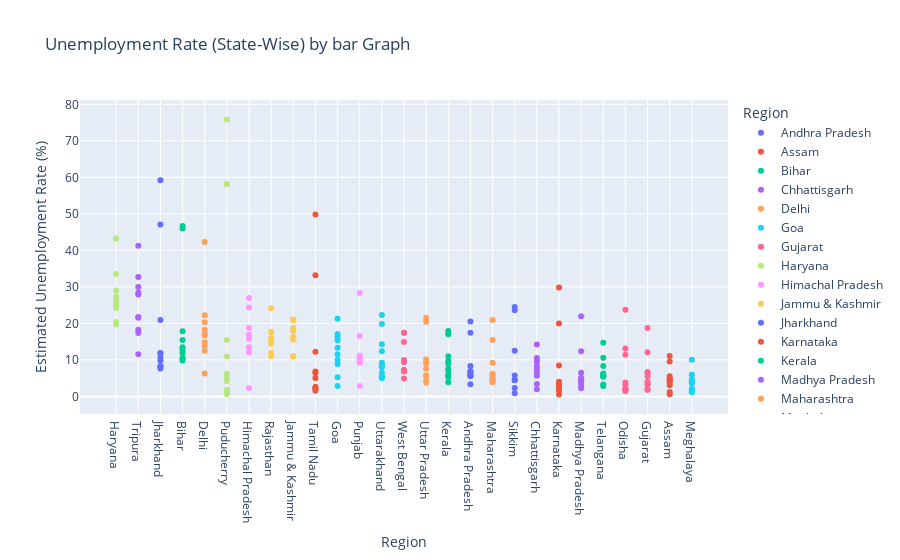

Notebook source saved alongside this figure:
### Code cell
fg=px.scatter(df,x="Region",y=" Estimated Unemployment Rate (%)",color="Region",title="Unemployment Rate (State-Wise) by bar Graph",template="plotly")
fg.update_layout(xaxis={"categoryorder":"total descending"})
fg.show()

### Figure 1 — Plotly figure (JSON) as saved in the notebook; plotly's stock layout.template omitted (floating-point values rounded to 4 significant figures)
{"data": [{"hovertemplate": "Region=%{x}<br> Estimated Unemployment Rate (%)=%{y}<extra></extra>", "legendgroup": "Andhra Pradesh", "marker": {"color": "#636efa", "symbol": "circle"}, "mode": "markers", "name": "Andhra Pradesh", "orientation": "v", "showlegend": true, "type": "scatter", "x": ["Andhra Pradesh", "Andhra Pradesh", "Andhra Pradesh", "Andhra Pradesh", "Andhra Pradesh", "Andhra Pradesh", "Andhra Pradesh", "Andhra Pradesh", "Andhra Pradesh", "Andhra Pradesh"], "xaxis": "x", "y": [5.48, 5.83, 5.79, 20.51, 17.43, 3.31, 8.34, 6.96, 6.4, 6.59], "yaxis": "y"}, {"hovertemplate": "Region=%{x}<br> Estimated Unemployment Rate (%)=%{y}<extra></extra>", "legendgroup": "Assam", "marker": {"color": "#EF553B", "symbol": "circle"}, "mode": "markers", "name": "Assam", "orientation": "v", "showlegend": true, "type": "scatter", "x": ["Assam", "Assam", "Assam", "Assam", "Assam", "Assam", "Assam", "Assam", "Assam", "Assam"], "xaxis": "x", "y": [4.66, 4.41, 4.77, 11.06, 9.55, 0.6, 3.77, 5.53, 1.19, 3.02], "yaxis": "y"}, {"hovertemplate": "Region=%{x}<br> Estimated Unemployment Rate (%)=%{y}<extra></extra>", "legendgroup": "Bihar", "marker": {"color": "#00cc96", "symbol": "circle"}, "mode": "markers", "name": "Bihar", "orientation": "v", "showlegend": true, "type": "scatter", "x": ["Bihar", "Bihar", "Bihar", "Bihar", "Bihar", "Bihar", "Bihar", "Bihar", "Bihar", "Bihar"], "xaxis": "x", "y": [10.61, 10.29, 15.43, 46.64, 45.96, 17.82, 12.79, 13.44, 11.91, 9.82], "yaxis": "y"}, {"hovertemplate": "Region=%{x}<br> Estimated Unemployment Rate (%)=%{y}<extra></extra>", "legendgroup": "Chhattisgarh", "marker": {"color": "#ab63fa", "symbol": "circle"}, "mode": "markers", "name": "Chhattisgarh", "orientation": "v", "showlegend": true, "type": "scatter", "x": ["Chhattisgarh", "Chhattisgarh", "Chhattisgarh", "Chhattisgarh", "Chhattisgarh", "Chhattisgarh", "Chhattisgarh", "Chhattisgarh", "Chhattisgarh", "Chhattisgarh"], "xaxis": "x", "y": [9.65, 8.38, 7.54, 3.41, 10.5, 14.23, 10.27, 5.63, 1.96, 6.62], "yaxis": "y"}, {"hovertemplate": "Region=%{x}<br> Estimated Unemployment Rate (%)=%{y}<extra></extra>", "legendgroup": "Delhi", "marker": {"color": "#FFA15A", "symbol": "circle"}, "mode": "markers", "name": "Delhi", "orientation": "v", "showlegend": true, "type": "scatter", "x": ["Delhi", "Delhi", "Delhi", "Delhi", "Delhi", "Delhi", "Delhi", "Delhi", "Delhi", "Delhi"], "xaxis": "x", "y": [22.23, 14.84, 17.04, 16.68, 42.27, 18.19, 20.3, 13.79, 12.53, 6.27], "yaxis": "y"}, {"hovertemplate": "Region=%{x}<br> Estimated Unemployment Rate (%)=%{y}<extra></extra>", "legendgroup": "Goa", "marker": {"color": "#19d3f3", "symbol": "circle"}, "mode": "markers", "name": "Goa", "orientation": "v", "showlegend": true, "type": "scatter", "x": ["Goa", "Goa", "Goa", "Goa", "Goa", "Goa", "Goa", "Goa", "Goa", "Goa"], "xaxis": "x", "y": [8.89, 2.81, 5.25, 13.31, 21.25, 9.96, 17.07, 16.21, 15.38, 11.54], "yaxis": "y"}, {"hovertemplate": "Region=%{x}<br> Estimated Unemployment Rate (%)=%{y}<extra></extra>", "legendgroup": "Gujarat", "marker": {"color": "#FF6692", "symbol": "circle"}, "mode": "markers", "name": "Gujarat", "orientation": "v", "showlegend": true, "type": "scatter", "x": ["Gujarat", "Gujarat", "Gujarat", "Gujarat", "Gujarat", "Gujarat", "Gujarat", "Gujarat", "Gujarat", "Gujarat"], "xaxis": "x", "y": [5.54, 6.38, 6.66, 18.71, 12.11, 3.2, 1.84, 1.87, 3.42, 4.03], "yaxis": "y"}, {"hovertemplate": "Region=%{x}<br> Estimated Unemployment Rate (%)=%{y}<extra></extra>", "legendgroup": "Haryana", "marker": {"color": "#B6E880", "symbol": "circle"}, "mode": "markers", "name": "Haryana", "orientation": "v", "showlegend": true, "type": "scatter", "x": ["Haryana", "Haryana", "Haryana", "Haryana", "Haryana", "Haryana", "Haryana", "Haryana", "Haryana", "Haryana"], "xaxis": "x", "y": [20.34, 25.77, 25.05, 43.22, 29.02, 26.7, 24.18, 33.5, 19.68, 27.31], "yaxis": "y"}, {"hovertemplate": "Region=%{x}<br> Estimated Unemployment Rate (%)=%{y}<extra></extra>", "legendgroup": "Himachal Pradesh", "marker": {"color": "#FF97FF", "symbol": "circle"}, "mode": "markers", "name": "Himachal Pradesh", "orientation": "v", "showlegend": true, "type": "scatter", "x": ["Himachal Pradesh", "Himachal Pradesh", "Himachal Pradesh", "Himachal Pradesh", "Himachal Pradesh", "Himachal Pradesh", "Himachal Pradesh", "Himachal Pradesh", "Himachal Pradesh", "Himachal Pradesh"], "xaxis": "x", "y": [16.83, 16.84, 18.76, 2.2, 26.95, 13.47, 24.31, 15.79, 12.04, 13.46], "yaxis": "y"}, {"hovertemplate": "Region=%{x}<br> Estimated Unemployment Rate (%)=%{y}<extra></extra>", "legendgroup": "Jammu & Kashmir", "marker": {"color": "#FECB52", "symbol": "circle"}, "mode": "markers", "name": "Jammu & Kashmir", "orientation": "v", "showlegend": true, "type": "scatter", "x": ["Jammu & Kashmir", "Jammu & Kashmir", "Jammu & Kashmir", "Jammu & Kashmir", "Jammu & Kashmir", "Jammu & Kashmir", "Jammu & Kashmir", "Jammu & Kashmir", "Jammu & Kashmir"], "xaxis": "x", "y": [21.08, 20.78, 15.5, 18.74, 17.92, 10.88, 11.09, 16.17, 16.14], "yaxis": "y"}, {"hovertemplate": "Region=%{x}<br> Estimated Unemployment Rate (%)=%{y}<extra></extra>", "legendgroup": "Jharkhand", "marker": {"color": "#636efa", "symbol": "circle"}, "mode": "markers", "name": "Jharkhand", "orientation": "v", "showlegend": true, "type": "scatter", "x": ["Jharkhand", "Jharkhand", "Jharkhand", "Jharkhand", "Jharkhand", "Jharkhand", "Jharkhand", "Jharkhand", "Jharkhand", "Jharkhand"], "xaxis": "x", "y": [10.61, 11.85, 8.23, 47.09, 59.23, 20.95, 7.63, 9.76, 8.24, 11.8], "yaxis": "y"}, {"hovertemplate": "Region=%{x}<br> Estimated Unemployment Rate (%)=%{y}<extra></extra>", "legendgroup": "Karnataka", "marker": {"color": "#EF553B", "symbol": "circle"}, "mode": "markers", "name": "Karnataka", "orientation": "v", "showlegend": true, "type": "scatter", "x": ["Karnataka", "Karnataka", "Karnataka", "Karnataka", "Karnataka", "Karnataka", "Karnataka", "Karnataka", "Karnataka", "Karnataka"], "xaxis": "x", "y": [2.86, 3.61, 3.46, 29.84, 19.97, 8.44, 4.01, 0.5, 2.41, 1.58], "yaxis": "y"}, {"hovertemplate": "Region=%{x}<br> Estimated Unemployment Rate (%)=%{y}<extra></extra>", "legendgroup": "Kerala", "marker": {"color": "#00cc96", "symbol": "circle"}, "mode": "markers", "name": "Kerala", "orientation": "v", "showlegend": true, "type": "scatter", "x": ["Kerala", "Kerala", "Kerala", "Kerala", "Kerala", "Kerala", "Kerala", "Kerala", "Kerala", "Kerala"], "xaxis": "x", "y": [5.31, 7.6, 8.99, 16.99, 17.88, 9.71, 7.09, 10.98, 5.91, 3.88], "yaxis": "y"}, {"hovertemplate": "Region=%{x}<br> Estimated Unemployment Rate (%)=%{y}<extra></extra>", "legendgroup": "Madhya Pradesh", "marker": {"color": "#ab63fa", "symbol": "circle"}, "mode": "markers", "name": "Madhya Pradesh", "orientation": "v", "showlegend": true, "type": "scatter", "x": ["Madhya Pradesh", "Madhya Pradesh", "Madhya Pradesh", "Madhya Pradesh", "Madhya Pradesh", "Madhya Pradesh", "Madhya Pradesh", "Madhya Pradesh", "Madhya Pradesh", "Madhya Pradesh"], "xaxis": "x", "y": [4.11, 4.57, 2.22, 12.36, 21.98, 6.48, 5.08, 4.7, 3.91, 3.13], "yaxis": "y"}, {"hovertemplate": "Region=%{x}<br> Estimated Unemployment Rate (%)=%{y}<extra></extra>", "legendgroup": "Maharashtra", "marker": {"color": "#FFA15A", "symbol": "circle"}, "mode": "markers", "name": "Maharashtra", "orientation": "v", "showlegend": true, "type": "scatter", "x": ["Maharashtra", "Maharashtra", "Maharashtra", "Maharashtra", "Maharashtra", "Maharashtra", "Maharashtra", "Maharashtra", "Maharashtra", "Maharashtra"], "xaxis": "x", "y": [4.95, 4.69, 5.79, 20.9, 15.46, 9.23, 3.89, 6.23, 4.55, 4.1], "yaxis": "y"}, {"hovertemplate": "Region=%{x}<br> Estimated Unemployment Rate (%)=%{y}<extra></extra>", "legendgroup": "Meghalaya", "marker": {"color": "#19d3f3", "symbol": "circle"}, "mode": "markers", "name": "Meghalaya", "orientation": "v", "showlegend": true, "type": "scatter", "x": ["Meghalaya", "Meghalaya", "Meghalaya", "Meghalaya", "Meghalaya", "Meghalaya", "Meghalaya", "Meghalaya", "Meghalaya", "Meghalaya"], "xaxis": "x", "y": [1.66, 3.59, 1.58, 10.03, 5.92, 1.15, 2.1, 3.74, 4.29, 4.6], "yaxis": "y"}, {"hovertemplate": "Region=%{x}<br> Estimated Unemployment Rate (%)=%{y}<extra></extra>", "legendgroup": "Odisha", "marker": {"color": "#FF6692", "symbol": "circle"}, "mode": "markers", "name": "Odisha", "orientation": "v", "showlegend": true, "type": "scatter", "x": ["Odisha", "Odisha", "Odisha", "Odisha", "Odisha", "Odisha", "Odisha", "Odisha", "Odisha", "Odisha"], "xaxis": "x", "y": [1.9, 3.12, 13.08, 23.76, 11.41, 3.77, 1.88, 1.42, 2.1, 2.18], "yaxis": "y"}, {"hovertemplate": "Region=%{x}<br> Estimated Unemployment Rate (%)=%{y}<extra></extra>", "legendgroup": "Puducherry", "marker": {"color": "#B6E880", "symbol": "circle"}, "mode": "markers", "name": "Puducherry", "orientation": "v", "showlegend": true, "type": "scatter", "x": ["Puducherry", "Puducherry", "Puducherry", "Puducherry", "Puducherry", "Puducherry", "Puducherry", "Puducherry", "Puducherry", "Puducherry"], "xaxis": "x", "y": [0.58, 1.76, 1.2, 75.85, 58.19, 4.24, 15.47, 5.05, 10.9, 6.18], "yaxis": "y"}, {"hovertemplate": "Region=%{x}<br> Estimated Unemployment Rate (%)=%{y}<extra></extra>", "legendgroup": "Punjab", "marker": {"color": "#FF97FF", "symbol": "circle"}, "mode": "markers", "name": "Punjab", "orientation": "v", "showlegend": true, "type": "scatter", "x": ["Punjab", "Punjab", "Punjab", "Punjab", "Punjab", "Punjab", "Punjab", "Punjab", "Punjab", "Punjab"], "xaxis": "x", "y": [11.11, 10.97, 10.32, 2.86, 28.33, 16.55, 9.19, 10.99, 9.61, 9.88], "yaxis": "y"}, {"hovertemplate": "Region=%{x}<br> Estimated Unemployment Rate (%)=%{y}<extra></extra>", "legendgroup": "Rajasthan", "marker": {"color": "#FECB52", "symbol": "circle"}, "mode": "markers", "name": "Rajasthan", "orientation": "v", "showlegend": true, "type": "scatter", "x": ["Rajasthan", "Rajasthan", "Rajasthan", "Rajasthan", "Rajasthan", "Rajasthan", "Rajasthan", "Rajasthan", "Rajasthan", "Rajasthan"], "xaxis": "x", "y": [10.97, 15.16, 11.9, 17.7, 15.74, 14.39, 15.81, 17.51, 15.35, 24.15], "yaxis": "y"}, {"hovertemplate": "Region=%{x}<br> Estimated Unemployment Rate (%)=%{y}<extra></extra>", "legendgroup": "Sikkim", "marker": {"color": "#636efa", "symbol": "circle"}, "mode": "markers", "name": "Sikkim", "orientation": "v", "showlegend": true, "type": "scatter", "x": ["Sikkim", "Sikkim", "Sikkim", "Sikkim", "Sikkim", "Sikkim", "Sikkim", "Sikkim"], "xaxis": "x", "y": [23.57, 2.28, 24.51, 4.46, 4.45, 12.49, 5.7, 0.88], "yaxis": "y"}, {"hovertemplate": "Region=%{x}<br> Estimated Unemployment Rate (%)=%{y}<extra></extra>", "legendgroup": "Tamil Nadu", "marker": {"color": "#EF553B", "symbol": "circle"}, "mode": "markers", "name": "Tamil Nadu", "orientation": "v", "showlegend": true, "type": "scatter", "x": ["Tamil Nadu", "Tamil Nadu", "Tamil Nadu", "Tamil Nadu", "Tamil Nadu", "Tamil Nadu", "Tamil Nadu", "Tamil Nadu", "Tamil Nadu", "Tamil Nadu"], "xaxis": "x", "y": [1.57, 2.09, 6.4, 49.83, 33.16, 12.2, 6.81, 2.65, 5, 2.16], "yaxis": "y"}, {"hovertemplate": "Region=%{x}<br> Estimated Unemployment Rate (%)=%{y}<extra></extra>", "legendgroup": "Telangana", "marker": {"color": "#00cc96", "symbol": "circle"}, "mode": "markers", "name": "Telangana", "orientation": "v", "showlegend": true, "type": "scatter", "x": ["Telangana", "Telangana", "Telangana", "Telangana", "Telangana", "Telangana", "Telangana", "Telangana", "Telangana", "Telangana"], "xaxis": "x", "y": [5.49, 8.29, 5.77, 6.25, 14.7, 10.55, 5.36, 5.79, 3.27, 2.86], "yaxis": "y"}, {"hovertemplate": "Region=%{x}<br> Estimated Unemployment Rate (%)=%{y}<extra></extra>", "legendgroup": "Tripura", "marker": {"color": "#ab63fa", "symbol": "circle"}, "mode": "markers", "name": "Tripura", "orientation": "v", "showlegend": true, "type": "scatter", "x": ["Tripura", "Tripura", "Tripura", "Tripura", "Tripura", "Tripura", "Tripura", "Tripura", "Tripura", "Tripura"], "xaxis": "x", "y": [32.67, 28.4, 29.95, 41.23, 21.51, 21.71, 18.24, 27.92, 17.35, 11.57], "yaxis": "y"}, {"hovertemplate": "Region=%{x}<br> Estimated Unemployment Rate (%)=%{y}<extra></extra>", "legendgroup": "Uttar Pradesh", "marker": {"color": "#FFA15A", "symbol": "circle"}, "mode": "markers", "name": "Uttar Pradesh", "orientation": "v", "showlegend": true, "type": "scatter", "x": ["Uttar Pradesh", "Uttar Pradesh", "Uttar Pradesh", "Uttar Pradesh", "Uttar Pradesh", "Uttar Pradesh", "Uttar Pradesh", "Uttar Pradesh", "Uttar Pradesh", "Uttar Pradesh"], "xaxis": "x", "y": [7.58, 8.98, 10.11, 21.54, 20.41, 9.47, 5.56, 5.79, 4.18, 3.75], "yaxis": "y"}, {"hovertemplate": "Region=%{x}<br> Estimated Unemployment Rate (%)=%{y}<extra></extra>", "legendgroup": "Uttarakhand", "marker": {"color": "#19d3f3", "symbol": "circle"}, "mode": "markers", "name": "Uttarakhand", "orientation": "v", "showlegend": true, "type": "scatter", "x": ["Uttarakhand", "Uttarakhand", "Uttarakhand", "Uttarakhand", "Uttarakhand", "Uttarakhand", "Uttarakhand", "Uttarakhand", "Uttarakhand", "Uttarakhand"], "xaxis": "x", "y": [5.49, 4.99, 19.85, 6.48, 8.01, 8.61, 12.38, 14.26, 22.26, 9.23], "yaxis": "y"}, {"hovertemplate": "Region=%{x}<br> Estimated Unemployment Rate (%)=%{y}<extra></extra>", "legendgroup": "West Bengal", "marker": {"color": "#FF6692", "symbol": "circle"}, "mode": "markers", "name": "West Bengal", "orientation": "v", "showlegend": true, "type": "scatter", "x": ["West Bengal", "West Bengal", "West Bengal", "West Bengal", "West Bengal", "West Bengal", "West Bengal", "West Bengal", "West Bengal", "West Bengal"], "xaxis": "x", "y": [6.94, 4.92, 6.92, 17.41, 17.41, 7.29, 6.83, 14.87, 9.35, 9.98], "yaxis": "y"}], "layout": {"legend": {"title": {"text": "Region"}, "tracegroupgap": 0}, "title": {"text": "Unemployment Rate (State-Wise) by bar Graph"}, "xaxis": {"anchor": "y", "categoryarray": ["Andhra Pradesh", "Assam", "Bihar", "Chhattisgarh", "Delhi", "Goa", "Gujarat", "Haryana", "Himachal Pradesh", "Jammu & Kashmir", "Jharkhand", "Karnataka", "Kerala", "Madhya Pradesh", "Maharashtra", "Meghalaya", "Odisha", "Puducherry", "Punjab", "Rajasthan", "Sikkim", "Tamil Nadu", "Telangana", "Tripura", "Uttar Pradesh", "Uttarakhand", "West Bengal"], "categoryorder": "total descending", "domain": [0, 1], "title": {"text": "Region"}}, "yaxis": {"anchor": "x", "domain": [0, 1], "title": {"text": " Estimated Unemployment Rate (%)"}}}}
